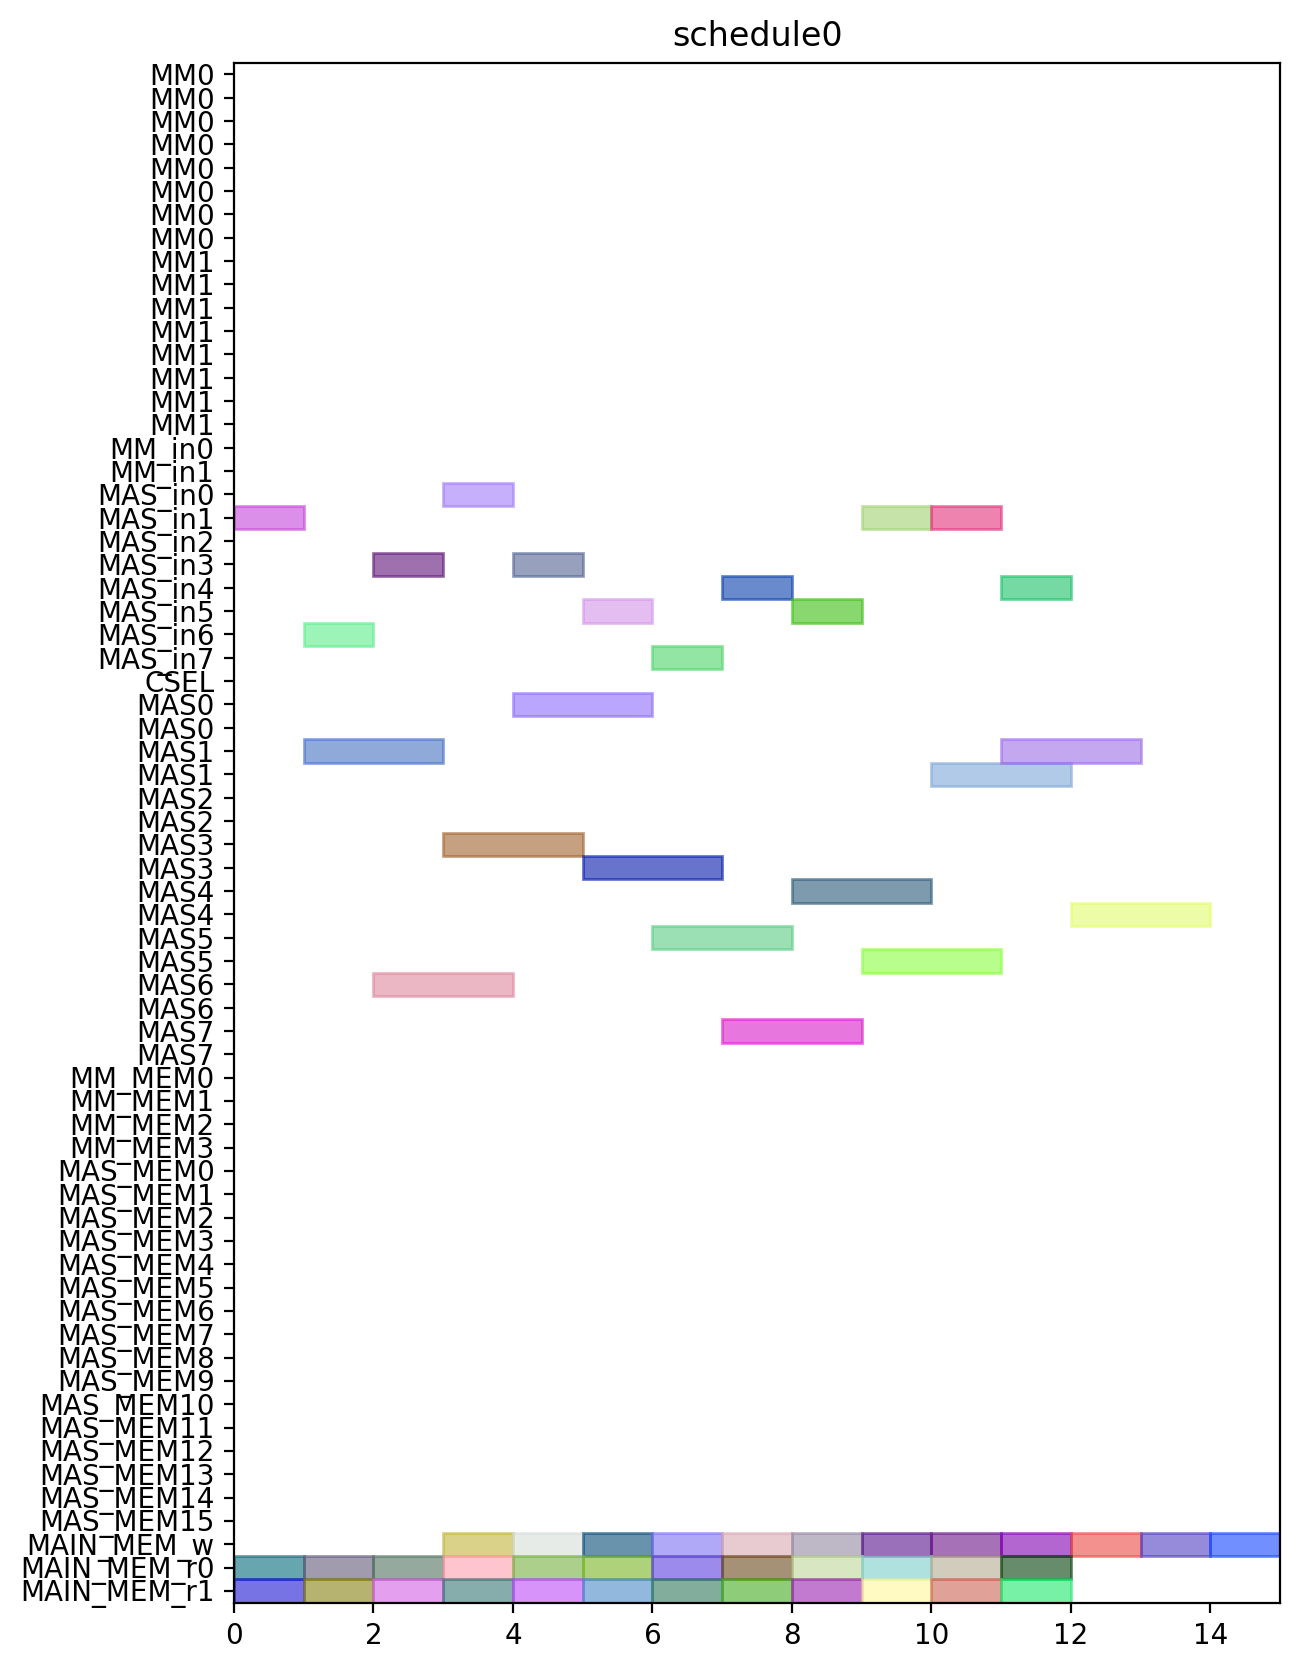

Generate this figure with Python:
from pyschedule import Scenario, solvers, plotters, alt


def solve():
	horizon = 120
	S = Scenario("schedule0", horizon=horizon)

	# resource
	MM = S.Resources('MM', num=2, size=8)
	MM_in = S.Resources('MM_in', num=2)
	MAS_in = S.Resources('MAS_in', num=8)
	CSEL = S.Resource('CSEL')
	MAS = S.Resources('MAS', num=8, size=2, periods=range(1, horizon))
	MM_MEM = S.Resources('MM_MEM', num=4)
	MAS_MEM = S.Resources('MAS_MEM', num=16)
	MAIN_MEM_w = S.Resource('MAIN_MEM_w', size=1)
	MAIN_MEM_r = S.Resources('MAIN_MEM_r', num=2)

	# result of previous scheduling

	# new tasks
	c000 = S.Task('c000', length=2, delay_cost=1)
	c000 += alt(MAS)
	c000_in = S.Task('c000_in', length=1, delay_cost=1)
	c000_in += alt(MAS_in)
	S += c000_in*MAS_in[0]<=c000*MAS[0]

	S += c000_in*MAS_in[1]<=c000*MAS[1]

	S += c000_in*MAS_in[2]<=c000*MAS[2]

	S += c000_in*MAS_in[3]<=c000*MAS[3]

	S += c000_in*MAS_in[4]<=c000*MAS[4]

	S += c000_in*MAS_in[5]<=c000*MAS[5]

	S += c000_in*MAS_in[6]<=c000*MAS[6]

	S += c000_in*MAS_in[7]<=c000*MAS[7]

	S += 0<c000

	c000_w = S.Task('c000_w', length=1, delay_cost=1)
	c000_w += alt(MAIN_MEM_w)
	S += c000 <= c000_w

	c000_mem0 = S.Task('c000_mem0', length=1, delay_cost=1)
	c000_mem0 += MAIN_MEM_r[0]
	S += c000_mem0 <= c000

	c000_mem1 = S.Task('c000_mem1', length=1, delay_cost=1)
	c000_mem1 += MAIN_MEM_r[1]
	S += c000_mem1 <= c000

	c001 = S.Task('c001', length=2, delay_cost=1)
	c001 += alt(MAS)
	c001_in = S.Task('c001_in', length=1, delay_cost=1)
	c001_in += alt(MAS_in)
	S += c001_in*MAS_in[0]<=c001*MAS[0]

	S += c001_in*MAS_in[1]<=c001*MAS[1]

	S += c001_in*MAS_in[2]<=c001*MAS[2]

	S += c001_in*MAS_in[3]<=c001*MAS[3]

	S += c001_in*MAS_in[4]<=c001*MAS[4]

	S += c001_in*MAS_in[5]<=c001*MAS[5]

	S += c001_in*MAS_in[6]<=c001*MAS[6]

	S += c001_in*MAS_in[7]<=c001*MAS[7]

	S += 0<c001

	c001_w = S.Task('c001_w', length=1, delay_cost=1)
	c001_w += alt(MAIN_MEM_w)
	S += c001 <= c001_w

	c001_mem0 = S.Task('c001_mem0', length=1, delay_cost=1)
	c001_mem0 += MAIN_MEM_r[0]
	S += c001_mem0 <= c001

	c001_mem1 = S.Task('c001_mem1', length=1, delay_cost=1)
	c001_mem1 += MAIN_MEM_r[1]
	S += c001_mem1 <= c001

	c010 = S.Task('c010', length=2, delay_cost=1)
	c010 += alt(MAS)
	c010_in = S.Task('c010_in', length=1, delay_cost=1)
	c010_in += alt(MAS_in)
	S += c010_in*MAS_in[0]<=c010*MAS[0]

	S += c010_in*MAS_in[1]<=c010*MAS[1]

	S += c010_in*MAS_in[2]<=c010*MAS[2]

	S += c010_in*MAS_in[3]<=c010*MAS[3]

	S += c010_in*MAS_in[4]<=c010*MAS[4]

	S += c010_in*MAS_in[5]<=c010*MAS[5]

	S += c010_in*MAS_in[6]<=c010*MAS[6]

	S += c010_in*MAS_in[7]<=c010*MAS[7]

	S += 0<c010

	c010_w = S.Task('c010_w', length=1, delay_cost=1)
	c010_w += alt(MAIN_MEM_w)
	S += c010 <= c010_w

	c010_mem0 = S.Task('c010_mem0', length=1, delay_cost=1)
	c010_mem0 += MAIN_MEM_r[0]
	S += c010_mem0 <= c010

	c010_mem1 = S.Task('c010_mem1', length=1, delay_cost=1)
	c010_mem1 += MAIN_MEM_r[1]
	S += c010_mem1 <= c010

	c011 = S.Task('c011', length=2, delay_cost=1)
	c011 += alt(MAS)
	c011_in = S.Task('c011_in', length=1, delay_cost=1)
	c011_in += alt(MAS_in)
	S += c011_in*MAS_in[0]<=c011*MAS[0]

	S += c011_in*MAS_in[1]<=c011*MAS[1]

	S += c011_in*MAS_in[2]<=c011*MAS[2]

	S += c011_in*MAS_in[3]<=c011*MAS[3]

	S += c011_in*MAS_in[4]<=c011*MAS[4]

	S += c011_in*MAS_in[5]<=c011*MAS[5]

	S += c011_in*MAS_in[6]<=c011*MAS[6]

	S += c011_in*MAS_in[7]<=c011*MAS[7]

	S += 0<c011

	c011_w = S.Task('c011_w', length=1, delay_cost=1)
	c011_w += alt(MAIN_MEM_w)
	S += c011 <= c011_w

	c011_mem0 = S.Task('c011_mem0', length=1, delay_cost=1)
	c011_mem0 += MAIN_MEM_r[0]
	S += c011_mem0 <= c011

	c011_mem1 = S.Task('c011_mem1', length=1, delay_cost=1)
	c011_mem1 += MAIN_MEM_r[1]
	S += c011_mem1 <= c011

	c100 = S.Task('c100', length=2, delay_cost=1)
	c100 += alt(MAS)
	c100_in = S.Task('c100_in', length=1, delay_cost=1)
	c100_in += alt(MAS_in)
	S += c100_in*MAS_in[0]<=c100*MAS[0]

	S += c100_in*MAS_in[1]<=c100*MAS[1]

	S += c100_in*MAS_in[2]<=c100*MAS[2]

	S += c100_in*MAS_in[3]<=c100*MAS[3]

	S += c100_in*MAS_in[4]<=c100*MAS[4]

	S += c100_in*MAS_in[5]<=c100*MAS[5]

	S += c100_in*MAS_in[6]<=c100*MAS[6]

	S += c100_in*MAS_in[7]<=c100*MAS[7]

	S += 0<c100

	c100_w = S.Task('c100_w', length=1, delay_cost=1)
	c100_w += alt(MAIN_MEM_w)
	S += c100 <= c100_w

	c100_mem0 = S.Task('c100_mem0', length=1, delay_cost=1)
	c100_mem0 += MAIN_MEM_r[0]
	S += c100_mem0 <= c100

	c100_mem1 = S.Task('c100_mem1', length=1, delay_cost=1)
	c100_mem1 += MAIN_MEM_r[1]
	S += c100_mem1 <= c100

	c101 = S.Task('c101', length=2, delay_cost=1)
	c101 += alt(MAS)
	c101_in = S.Task('c101_in', length=1, delay_cost=1)
	c101_in += alt(MAS_in)
	S += c101_in*MAS_in[0]<=c101*MAS[0]

	S += c101_in*MAS_in[1]<=c101*MAS[1]

	S += c101_in*MAS_in[2]<=c101*MAS[2]

	S += c101_in*MAS_in[3]<=c101*MAS[3]

	S += c101_in*MAS_in[4]<=c101*MAS[4]

	S += c101_in*MAS_in[5]<=c101*MAS[5]

	S += c101_in*MAS_in[6]<=c101*MAS[6]

	S += c101_in*MAS_in[7]<=c101*MAS[7]

	S += 0<c101

	c101_w = S.Task('c101_w', length=1, delay_cost=1)
	c101_w += alt(MAIN_MEM_w)
	S += c101 <= c101_w

	c101_mem0 = S.Task('c101_mem0', length=1, delay_cost=1)
	c101_mem0 += MAIN_MEM_r[0]
	S += c101_mem0 <= c101

	c101_mem1 = S.Task('c101_mem1', length=1, delay_cost=1)
	c101_mem1 += MAIN_MEM_r[1]
	S += c101_mem1 <= c101

	c110 = S.Task('c110', length=2, delay_cost=1)
	c110 += alt(MAS)
	c110_in = S.Task('c110_in', length=1, delay_cost=1)
	c110_in += alt(MAS_in)
	S += c110_in*MAS_in[0]<=c110*MAS[0]

	S += c110_in*MAS_in[1]<=c110*MAS[1]

	S += c110_in*MAS_in[2]<=c110*MAS[2]

	S += c110_in*MAS_in[3]<=c110*MAS[3]

	S += c110_in*MAS_in[4]<=c110*MAS[4]

	S += c110_in*MAS_in[5]<=c110*MAS[5]

	S += c110_in*MAS_in[6]<=c110*MAS[6]

	S += c110_in*MAS_in[7]<=c110*MAS[7]

	S += 0<c110

	c110_w = S.Task('c110_w', length=1, delay_cost=1)
	c110_w += alt(MAIN_MEM_w)
	S += c110 <= c110_w

	c110_mem0 = S.Task('c110_mem0', length=1, delay_cost=1)
	c110_mem0 += MAIN_MEM_r[0]
	S += c110_mem0 <= c110

	c110_mem1 = S.Task('c110_mem1', length=1, delay_cost=1)
	c110_mem1 += MAIN_MEM_r[1]
	S += c110_mem1 <= c110

	c111 = S.Task('c111', length=2, delay_cost=1)
	c111 += alt(MAS)
	c111_in = S.Task('c111_in', length=1, delay_cost=1)
	c111_in += alt(MAS_in)
	S += c111_in*MAS_in[0]<=c111*MAS[0]

	S += c111_in*MAS_in[1]<=c111*MAS[1]

	S += c111_in*MAS_in[2]<=c111*MAS[2]

	S += c111_in*MAS_in[3]<=c111*MAS[3]

	S += c111_in*MAS_in[4]<=c111*MAS[4]

	S += c111_in*MAS_in[5]<=c111*MAS[5]

	S += c111_in*MAS_in[6]<=c111*MAS[6]

	S += c111_in*MAS_in[7]<=c111*MAS[7]

	S += 0<c111

	c111_w = S.Task('c111_w', length=1, delay_cost=1)
	c111_w += alt(MAIN_MEM_w)
	S += c111 <= c111_w

	c111_mem0 = S.Task('c111_mem0', length=1, delay_cost=1)
	c111_mem0 += MAIN_MEM_r[0]
	S += c111_mem0 <= c111

	c111_mem1 = S.Task('c111_mem1', length=1, delay_cost=1)
	c111_mem1 += MAIN_MEM_r[1]
	S += c111_mem1 <= c111

	c200 = S.Task('c200', length=2, delay_cost=1)
	c200 += alt(MAS)
	c200_in = S.Task('c200_in', length=1, delay_cost=1)
	c200_in += alt(MAS_in)
	S += c200_in*MAS_in[0]<=c200*MAS[0]

	S += c200_in*MAS_in[1]<=c200*MAS[1]

	S += c200_in*MAS_in[2]<=c200*MAS[2]

	S += c200_in*MAS_in[3]<=c200*MAS[3]

	S += c200_in*MAS_in[4]<=c200*MAS[4]

	S += c200_in*MAS_in[5]<=c200*MAS[5]

	S += c200_in*MAS_in[6]<=c200*MAS[6]

	S += c200_in*MAS_in[7]<=c200*MAS[7]

	S += 0<c200

	c200_w = S.Task('c200_w', length=1, delay_cost=1)
	c200_w += alt(MAIN_MEM_w)
	S += c200 <= c200_w

	c200_mem0 = S.Task('c200_mem0', length=1, delay_cost=1)
	c200_mem0 += MAIN_MEM_r[0]
	S += c200_mem0 <= c200

	c200_mem1 = S.Task('c200_mem1', length=1, delay_cost=1)
	c200_mem1 += MAIN_MEM_r[1]
	S += c200_mem1 <= c200

	c201 = S.Task('c201', length=2, delay_cost=1)
	c201 += alt(MAS)
	c201_in = S.Task('c201_in', length=1, delay_cost=1)
	c201_in += alt(MAS_in)
	S += c201_in*MAS_in[0]<=c201*MAS[0]

	S += c201_in*MAS_in[1]<=c201*MAS[1]

	S += c201_in*MAS_in[2]<=c201*MAS[2]

	S += c201_in*MAS_in[3]<=c201*MAS[3]

	S += c201_in*MAS_in[4]<=c201*MAS[4]

	S += c201_in*MAS_in[5]<=c201*MAS[5]

	S += c201_in*MAS_in[6]<=c201*MAS[6]

	S += c201_in*MAS_in[7]<=c201*MAS[7]

	S += 0<c201

	c201_w = S.Task('c201_w', length=1, delay_cost=1)
	c201_w += alt(MAIN_MEM_w)
	S += c201 <= c201_w

	c201_mem0 = S.Task('c201_mem0', length=1, delay_cost=1)
	c201_mem0 += MAIN_MEM_r[0]
	S += c201_mem0 <= c201

	c201_mem1 = S.Task('c201_mem1', length=1, delay_cost=1)
	c201_mem1 += MAIN_MEM_r[1]
	S += c201_mem1 <= c201

	c210 = S.Task('c210', length=2, delay_cost=1)
	c210 += alt(MAS)
	c210_in = S.Task('c210_in', length=1, delay_cost=1)
	c210_in += alt(MAS_in)
	S += c210_in*MAS_in[0]<=c210*MAS[0]

	S += c210_in*MAS_in[1]<=c210*MAS[1]

	S += c210_in*MAS_in[2]<=c210*MAS[2]

	S += c210_in*MAS_in[3]<=c210*MAS[3]

	S += c210_in*MAS_in[4]<=c210*MAS[4]

	S += c210_in*MAS_in[5]<=c210*MAS[5]

	S += c210_in*MAS_in[6]<=c210*MAS[6]

	S += c210_in*MAS_in[7]<=c210*MAS[7]

	S += 0<c210

	c210_w = S.Task('c210_w', length=1, delay_cost=1)
	c210_w += alt(MAIN_MEM_w)
	S += c210 <= c210_w

	c210_mem0 = S.Task('c210_mem0', length=1, delay_cost=1)
	c210_mem0 += MAIN_MEM_r[0]
	S += c210_mem0 <= c210

	c210_mem1 = S.Task('c210_mem1', length=1, delay_cost=1)
	c210_mem1 += MAIN_MEM_r[1]
	S += c210_mem1 <= c210

	c211 = S.Task('c211', length=2, delay_cost=1)
	c211 += alt(MAS)
	c211_in = S.Task('c211_in', length=1, delay_cost=1)
	c211_in += alt(MAS_in)
	S += c211_in*MAS_in[0]<=c211*MAS[0]

	S += c211_in*MAS_in[1]<=c211*MAS[1]

	S += c211_in*MAS_in[2]<=c211*MAS[2]

	S += c211_in*MAS_in[3]<=c211*MAS[3]

	S += c211_in*MAS_in[4]<=c211*MAS[4]

	S += c211_in*MAS_in[5]<=c211*MAS[5]

	S += c211_in*MAS_in[6]<=c211*MAS[6]

	S += c211_in*MAS_in[7]<=c211*MAS[7]

	S += 0<c211

	c211_w = S.Task('c211_w', length=1, delay_cost=1)
	c211_w += alt(MAIN_MEM_w)
	S += c211 <= c211_w

	c211_mem0 = S.Task('c211_mem0', length=1, delay_cost=1)
	c211_mem0 += MAIN_MEM_r[0]
	S += c211_mem0 <= c211

	c211_mem1 = S.Task('c211_mem1', length=1, delay_cost=1)
	c211_mem1 += MAIN_MEM_r[1]
	S += c211_mem1 <= c211

	solvers.mip.solve(S,msg=1,kind='CPLEX',ratio_gap=1.01)

	solution = [['hoge']*len(S.solution()[1]) for i in range(len(S.solution()))]
	for i in range(len(S.solution())):
		for j in range(len(S.solution()[i])):
			solution[i][j]=str(S.solution()[i][j])
	print(solution)

	cycles = int(solution[-1][3])

	pic_file_name = "/mnt/rose/usr1/fukuda/ABE/multiRAM_multiMAS_16mux/scheduling_result/stage8MM2_stage2MAS8/CONJ/schedule0.png"
	if(S.solution() != []):
		plotters.matplotlib.plot(S,img_filename=pic_file_name, show_task_labels=False, fig_size=(cycles*0.25+3, 10))

	return solution
